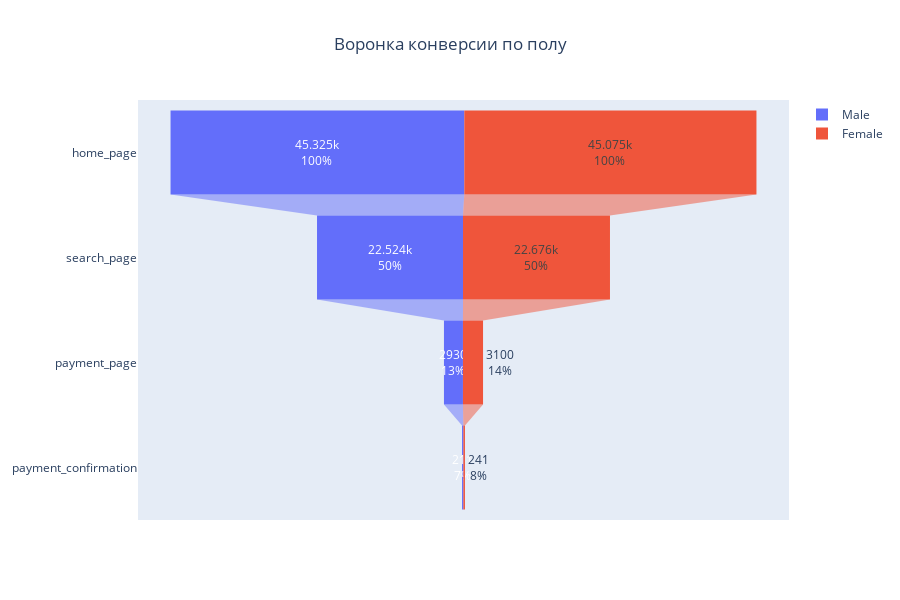

Write notebook code for a chart like this one.
### Code cell
# Импортируем графическую библиотеку Plotly (https://plotly.com/python/funnel-charts/)
from plotly import graph_objects as go

# Настраиваем скрипт библиотеки Plotly нашими параметрами
fig = go.Figure()

fig.add_trace(go.Funnel(
    y = task_1_df['Page'],
    x = task_1_df['Male'],
    name = 'Male',
    constraintext='outside',
    textposition = 'auto',
    textinfo = 'value+percent previous'
    ))

fig.add_trace(go.Funnel(
    y = task_1_df['Page'],
    x = task_1_df['Female'],
    name = 'Female',
    textposition = 'auto',
    textinfo = 'value+percent previous'
   ))

fig.update_layout(
    title = 'Воронка конверсии по полу',
    title_x=0.5,
    autosize=False,
    width=900,
    height=600)


fig.show()

### Figure 1 — Plotly figure (JSON) as saved in the notebook; plotly's stock layout.template omitted (floating-point values rounded to 4 significant figures)
{"data": [{"constraintext": "outside", "name": "Male", "textinfo": "value+percent previous", "textposition": "auto", "type": "funnel", "x": [45325, 22524, 2930, 211], "y": ["home_page", "search_page", "payment_page", "payment_confirmation"]}, {"name": "Female", "textinfo": "value+percent previous", "textposition": "auto", "type": "funnel", "x": [45075, 22676, 3100, 241], "y": ["home_page", "search_page", "payment_page", "payment_confirmation"]}], "layout": {"autosize": false, "height": 600, "title": {"text": "Воронка конверсии по полу", "x": 0.5}, "width": 900}}
